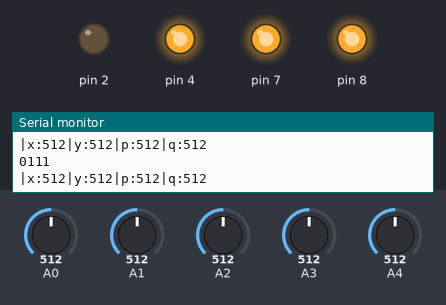
Bench run of a sketch on a simulated Arduino Uno, built with avr-gcc and run on an emulated ATmega328P. Parts: output pins drawn as LEDs (lit = HIGH), the last lines printed to the serial monitor. The test bench sets the inputs (shaded band); at power-on: A1 = 512, A0 = 512, A4 = 512, A2 = 512, A3 = 512.

Above: at 1.2 s.
1.3 s: A1 set to 390
2.8 s: A1 set to 368
At 3.5 s:
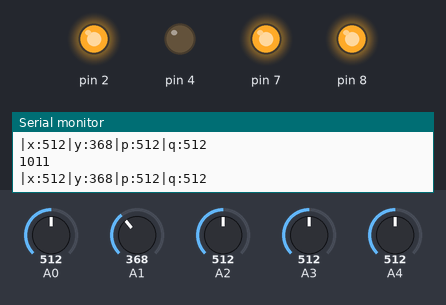
4.3 s: A0 set to 398
5.8 s: A0 set to 374
At 6.9 s:
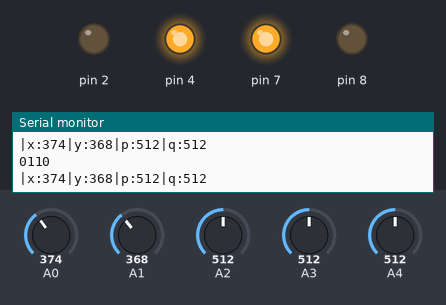
7.3 s: A4 set to 395
10.3 s: A4 set to 364
At 11.2 s:
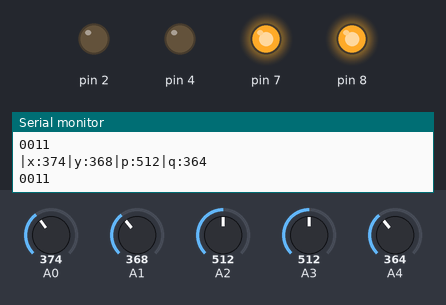
Timing chart, 0 to 12.8 s (numbered marks = the images above; inputs shaded):
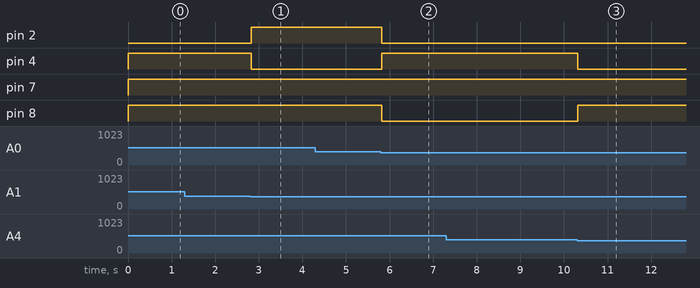

The sketch:

Transmitter_Code.ino
```cpp
void setup()
{
Serial.begin(9600);
pinMode(2,OUTPUT);
pinMode(4,OUTPUT);
pinMode(7,OUTPUT);
pinMode(8,OUTPUT);
}

void loop()
{
int xvalue = analogRead(A0);
int yvalue = analogRead(A1);
int zvalue = analogRead(A2);
int pvalue = analogRead(A3);
int qvalue = analogRead(A4);

int a2     = digitalRead(2);
int a4     = digitalRead(4);
int a7     = digitalRead(7);
int a8     = digitalRead(8);

Serial.print("|x:");
Serial.print(xvalue);
Serial.print("|y:");
Serial.print(yvalue);
Serial.print("|p:");
Serial.print(pvalue);
Serial.print("|q:");
Serial.print(qvalue);
Serial.print("\n");

 if(pvalue<290&&yvalue<320)
{
digitalWrite(2,LOW);
digitalWrite(4,HIGH);
digitalWrite(7,LOW);
digitalWrite(8,HIGH);
}
else if(pvalue>380&&yvalue>380)
{
digitalWrite(2,LOW);
digitalWrite(4,HIGH);
digitalWrite(7,HIGH);
digitalWrite(8,HIGH);
}
 else if(qvalue<290&&xvalue<320)
{
digitalWrite(2,HIGH);
digitalWrite(4,LOW);
digitalWrite(7,HIGH);
digitalWrite(8,LOW);
}
 else if(xvalue>385&&qvalue>380)
{
digitalWrite(2,HIGH);
digitalWrite(4,LOW);
digitalWrite(7,HIGH);
digitalWrite(8,HIGH);
}
else if(xvalue<320)
{
digitalWrite(2,LOW);
digitalWrite(4,HIGH);
digitalWrite(7,LOW);
digitalWrite(8,LOW);
 }
 else if(yvalue<320)
{
digitalWrite(2,LOW);
digitalWrite(4,LOW);
digitalWrite(7,HIGH);
digitalWrite(8,LOW);
 }
 else if(yvalue>380)
{
digitalWrite(2,LOW);
digitalWrite(4,LOW);
digitalWrite(7,LOW);
digitalWrite(8,HIGH);
 }
 else if(qvalue<290)
{
digitalWrite(2,HIGH);          //front
digitalWrite(4,HIGH);
digitalWrite(7,LOW);
digitalWrite(8,LOW);
}
 else if(qvalue>380)
{
digitalWrite(2,LOW);                //back
digitalWrite(4,HIGH);
digitalWrite(7,HIGH);
digitalWrite(8,LOW);
}
  else if(pvalue>380)
{
digitalWrite(2,LOW);
digitalWrite(4,LOW);               //left
digitalWrite(7,HIGH);
digitalWrite(8,HIGH);
}
 else if(pvalue<290)               //right
{
digitalWrite(2,HIGH);
digitalWrite(4,LOW);
digitalWrite(7,LOW);
digitalWrite(8,HIGH);
}
else if(xvalue>385)
{
digitalWrite(2,HIGH);
digitalWrite(4,LOW);
digitalWrite(7,LOW);
digitalWrite(8,LOW);
 }
else
{
digitalWrite(2,LOW);
digitalWrite(4,LOW);
digitalWrite(7,LOW);
digitalWrite(8,LOW);
}
 Serial.print(a2);
Serial.print(a4);
Serial.print(a7);
Serial.print(a8);
Serial.print("\n");

 delay(10);
 }
```

Measured:
- the behaviour switches between 381 and 380 on A1 (found by bisection; images 0 and 1)
- the behaviour switches between 386 and 385 on A0 (found by bisection; images 1 and 2)
- the behaviour switches between 381 and 380 on A4 (found by bisection; images 2 and 3)
- after the input at 2.8 s, pin 2: LOW → HIGH at once; pin 4: HIGH → LOW at once
- after the input at 5.8 s, pin 2, pin 8: HIGH → LOW at once; pin 4: LOW → HIGH at once
- after the input at 10.3 s, pin 4: HIGH → LOW at once; pin 8: LOW → HIGH at once
